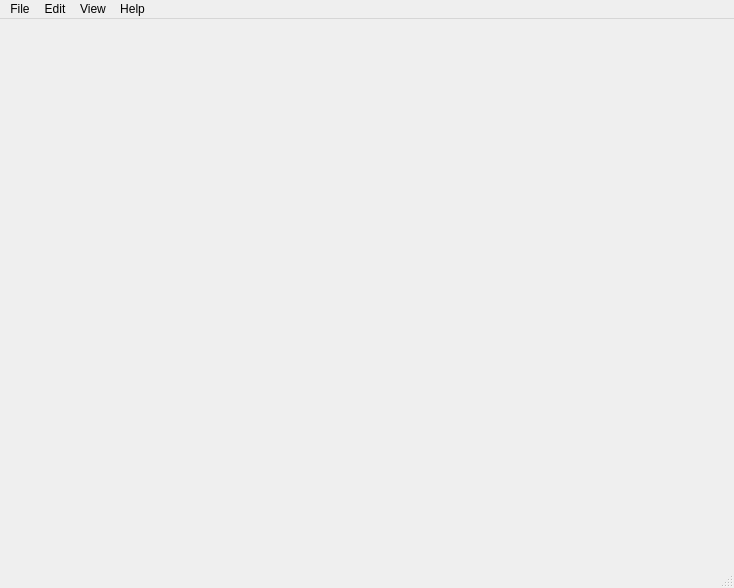
<?xml version="1.0" encoding="UTF-8"?>
<ui version="4.0">
 <class>MainWindow</class>
 <widget class="QMainWindow" name="MainWindow">
  <property name="geometry">
   <rect>
    <x>0</x>
    <y>0</y>
    <width>734</width>
    <height>588</height>
   </rect>
  </property>
  <property name="windowTitle">
   <string>pyschem</string>
  </property>
  <widget class="QWidget" name="centralwidget">
   <property name="sizePolicy">
    <sizepolicy hsizetype="Expanding" vsizetype="Expanding">
     <horstretch>0</horstretch>
     <verstretch>0</verstretch>
    </sizepolicy>
   </property>
   <layout class="QHBoxLayout" name="horizontalLayout"/>
  </widget>
  <widget class="QMenuBar" name="menubar">
   <property name="geometry">
    <rect>
     <x>0</x>
     <y>0</y>
     <width>734</width>
     <height>22</height>
    </rect>
   </property>
   <widget class="QMenu" name="menuFile">
    <property name="title">
     <string>File</string>
    </property>
    <addaction name="actionNew"/>
    <addaction name="actionOpen"/>
    <addaction name="separator"/>
    <addaction name="actionSave"/>
    <addaction name="actionSave_As"/>
    <addaction name="separator"/>
    <addaction name="actionClose"/>
    <addaction name="separator"/>
    <addaction name="actionQuit"/>
   </widget>
   <widget class="QMenu" name="menuEdit">
    <property name="title">
     <string>Edit</string>
    </property>
    <addaction name="actionUndo"/>
    <addaction name="actionRedo"/>
    <addaction name="separator"/>
    <addaction name="actionCut"/>
    <addaction name="actionCopy"/>
    <addaction name="actionPaste"/>
   </widget>
   <widget class="QMenu" name="menuHelp">
    <property name="title">
     <string>Help</string>
    </property>
    <addaction name="actionAbout"/>
   </widget>
   <widget class="QMenu" name="menuView">
    <property name="title">
     <string>View</string>
    </property>
   </widget>
   <addaction name="menuFile"/>
   <addaction name="menuEdit"/>
   <addaction name="menuView"/>
   <addaction name="menuHelp"/>
  </widget>
  <widget class="QStatusBar" name="statusbar"/>
  <action name="actionAbout">
   <property name="text">
    <string>About...</string>
   </property>
  </action>
  <action name="actionNew">
   <property name="text">
    <string>New</string>
   </property>
   <property name="shortcut">
    <string>Ctrl+N</string>
   </property>
  </action>
  <action name="actionOpen">
   <property name="text">
    <string>Open</string>
   </property>
   <property name="shortcut">
    <string>Ctrl+O</string>
   </property>
  </action>
  <action name="actionSave">
   <property name="text">
    <string>Save</string>
   </property>
   <property name="shortcut">
    <string>Ctrl+S</string>
   </property>
  </action>
  <action name="actionSave_As">
   <property name="text">
    <string>Save As...</string>
   </property>
  </action>
  <action name="actionClose">
   <property name="text">
    <string>Close</string>
   </property>
   <property name="shortcut">
    <string>Ctrl+W</string>
   </property>
  </action>
  <action name="actionQuit">
   <property name="text">
    <string>Quit</string>
   </property>
  </action>
  <action name="actionUndo">
   <property name="text">
    <string>Undo</string>
   </property>
   <property name="shortcut">
    <string>Ctrl+Z</string>
   </property>
  </action>
  <action name="actionRedo">
   <property name="text">
    <string>Redo</string>
   </property>
   <property name="shortcut">
    <string>Ctrl+Shift+Z</string>
   </property>
  </action>
  <action name="actionCut">
   <property name="text">
    <string>Cut</string>
   </property>
   <property name="shortcut">
    <string>Ctrl+X</string>
   </property>
  </action>
  <action name="actionCopy">
   <property name="text">
    <string>Copy</string>
   </property>
   <property name="shortcut">
    <string>Ctrl+C</string>
   </property>
  </action>
  <action name="actionPaste">
   <property name="text">
    <string>Paste</string>
   </property>
   <property name="shortcut">
    <string>Ctrl+V</string>
   </property>
  </action>
 </widget>
 <resources/>
 <connections/>
</ui>
